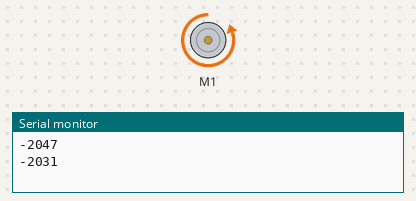
This sketch was run on a simulated Arduino Zero (SAMD21). Shown: DC motor (green arrow = forward, orange = backward, longer = faster), the last lines printed to the serial monitor.

Above: at 0.05 s.
At 2.95 s:
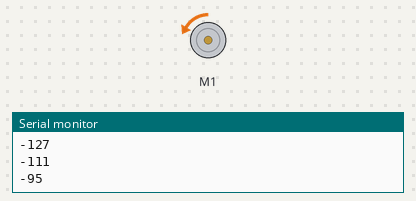
At 5.9 s:
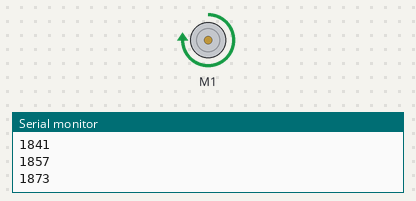
At 11.8 s:
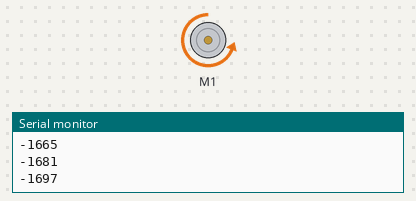
Timing chart, 0 to 16.0 s (numbered marks = the images above):
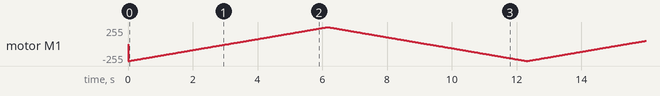

The sketch:

M0_Trinket_SERCOM_Test.ino
```cpp
#include <Arduino.h>   // required before wiring_private.h
#include "wiring_private.h" // pinPeripheral() function
#include <USBSabertooth.h>

Uart Serial2 (&sercom2, 2, 0, SERCOM_RX_PAD_1, UART_TX_PAD_0);

void SERCOM2_Handler() {
  Serial2.IrqHandler();
}

USBSabertoothSerial C(Serial2);             // Use SWSerial as the serial port.
USBSabertooth       ST(C, 128);              // Use address 128.

void setup() {
  // put your setup code here, to run once:
  Serial.begin(115200);

  Serial2.begin(19200);

  // Assign pins 3 & 4 SERCOM functionality
  pinPeripheral(0, PIO_SERCOM_ALT);
  pinPeripheral(2, PIO_SERCOM_ALT);
}

uint8_t i=0;
void loop() {
  // put your main code here, to run repeatedly:
  int power;

  // Ramp motor 1 from -2047 to 2047 (full reverse to full forward),
  // waiting 20 ms (1/50th of a second) per step.
  for (power = -2047; power <= 2047; power += 16) {
    ST.motor(1, power);
    Serial.println(power);
    delay(20);
  }

  // Now go back the way we came.
  for (power = 2047; power >= -2047; power -= 16) {
    ST.motor(1, power);
    Serial.println(power);
    delay(20);
  }
}
```
